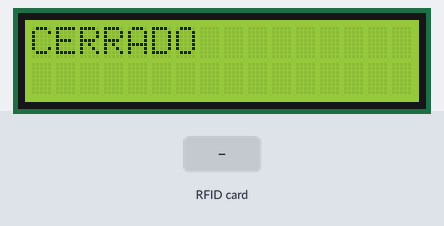
Recording of a sketch running on a simulated Arduino Uno, built with avr-gcc and run on an emulated ATmega328P. On the bench: 16×2 character LCD. The inputs (shaded band) are chosen by the test bench. What the sketch prints to the serial monitor is not drawn.

Above: at 1.3 s.
1.4 s: RFID card E3 F3 19 14 held to the reader
At 2.6 s:
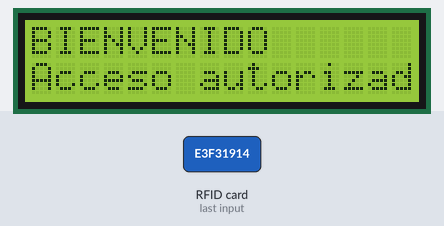
2.9 s: RFID card 5E 7A 19 C4 held to the reader
At 5.4 s:
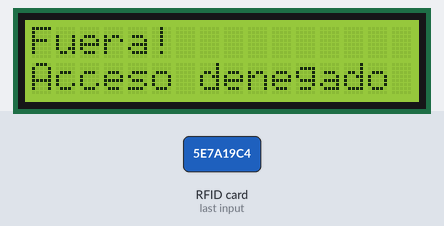
Timing chart, 0 to 6.9 s (numbered marks = the images above; inputs shaded):
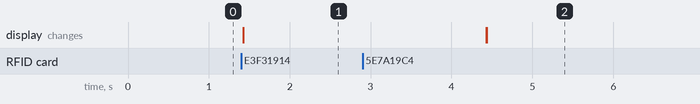

The sketch:

practica7.ino
```cpp
#include <SPI.h>
#include <MFRC522.h>
#include <LiquidCrystal.h>

#define SS_PIN 10
#define RST_PIN 7
LiquidCrystal lcd(8, 9, 5, 4, 3, 2);

// Instancia del lector RFID
MFRC522 rfid(SS_PIN, RST_PIN);

// UID autorizado (73 B8 96 A1)
byte uidAutorizado[] = {0xE3, 0xF3, 0x19, 0x14};

void setup() {
  lcd.begin(16, 2); // Configuración del LCD de 16x2
  lcd.print("CERRADO"); // Mensaje inicial

  // Inicialización del Serial
  Serial.begin(9600);

  // Inicialización del SPI y el lector RFID
  SPI.begin();
  rfid.PCD_Init();

  Serial.println("Lector listo.");
}

void loop() {
  // Verifica si hay una nueva tarjeta
  if (!rfid.PICC_IsNewCardPresent()) return;
  if (!rfid.PICC_ReadCardSerial()) return;

  // Comparar el UID leído con el UID autorizado
  if (verificarUID()) {
    // Tarjeta autorizada
    lcd.clear();
    lcd.setCursor(0, 0);
    lcd.print("BIENVENIDO");
    lcd.setCursor(0, 1);
    lcd.print("Acceso autorizado");

    Serial.println("Acceso autorizado.");
  } else {
    // Tarjeta no autorizada
    lcd.clear();
    lcd.setCursor(0, 0);
    lcd.print("Fuera!");
    lcd.setCursor(0, 1);
    lcd.print("Acceso denegado");

    Serial.println("Acceso denegado.");
  }

  delay(3000);
  lcd.clear();
  lcd.setCursor(0, 0);
  lcd.print("CERRADO");

  // Detiene la comunicación con la tarjeta
  rfid.PICC_HaltA();
}

// Función para verificar si el UID leído coincide con el autorizado
bool verificarUID() {
  if (rfid.uid.size != sizeof(uidAutorizado)) return false;

  for (byte i = 0; i < rfid.uid.size; i++) {
    if (rfid.uid.uidByte[i] != uidAutorizado[i]) return false;
  }

  return true;
}
```

Measured:
- after the input at 1.4 s, the display: changes at once (image 1)
- after the input at 2.9 s, the display: first differs from a run without the input after 1.5 s (image 2)
